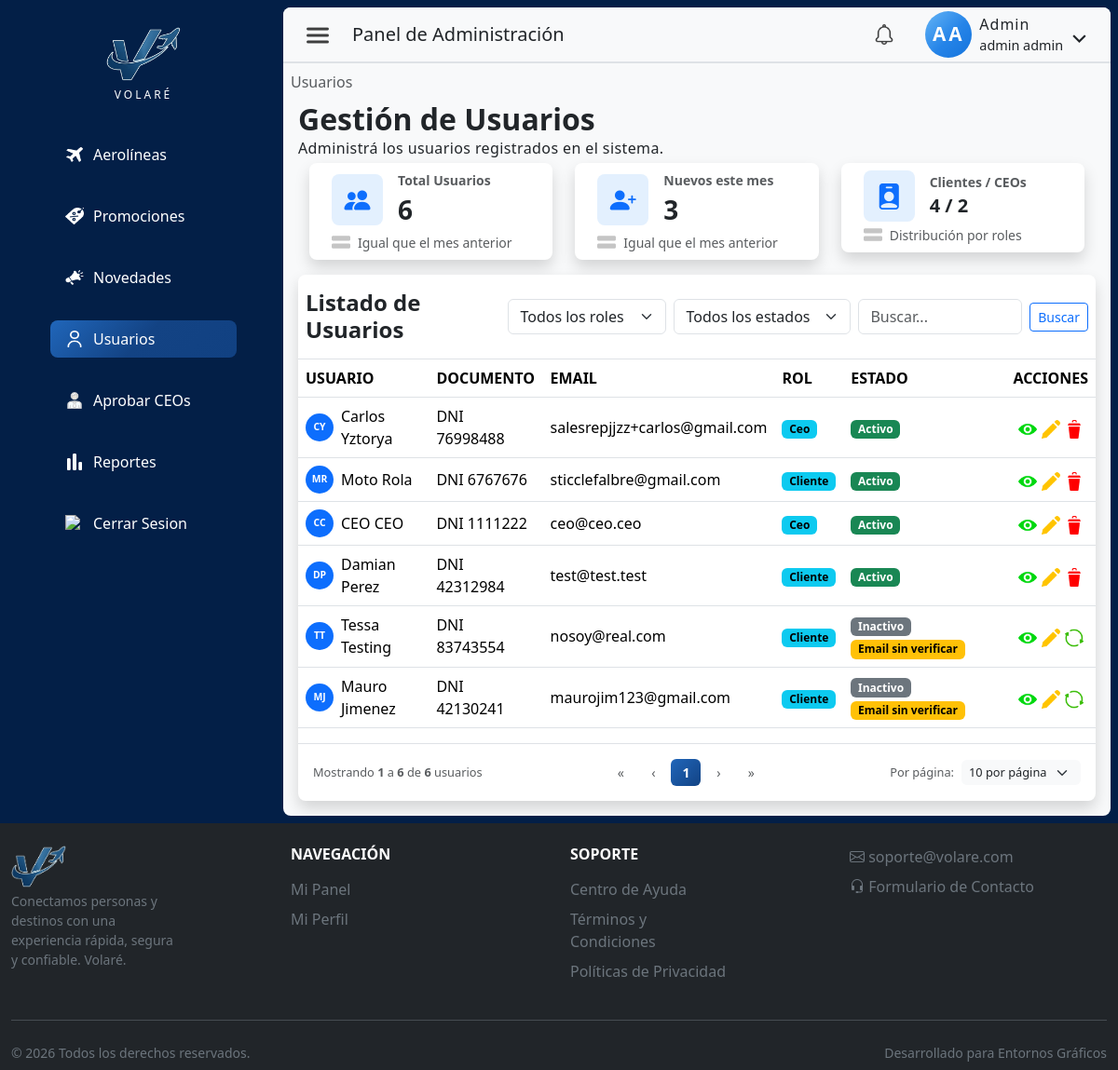
The app's page /index.php?pagina=usuarios&seccion=listado (signed in) with its own data.
### tables this page shows
CREATE TABLE `usuario` (
  `idUsuario` int NOT NULL AUTO_INCREMENT,
  `nombre` varchar(50) NOT NULL,
  `apellido` varchar(50) NOT NULL,
  `tipoDocumento` enum('DNI','pasaporte','lc','le') NOT NULL,
  `nroDocumento` varchar(50) NOT NULL,
  `contrasena` varchar(255) NOT NULL,
  `email` varchar(255) NOT NULL,
  `telefono` varchar(45) NOT NULL,
  `fechaNacimiento` date NOT NULL,
  `rol` enum('cliente','ceo','admin') NOT NULL DEFAULT 'cliente',
  `activo` tinyint NOT NULL DEFAULT '0',
  `emailVerificado` tinyint NOT NULL DEFAULT '0',
  `fecha_hora_autorizacion` datetime DEFAULT NULL,
  `tokenVerificacion` varchar(64) DEFAULT NULL,
  `idAerolinea` int DEFAULT NULL,
  `fechaCreacion` datetime NOT NULL DEFAULT CURRENT_TIMESTAMP,
  `notificacion_vista` tinyint(1) DEFAULT '0',
  PRIMARY KEY (`idUsuario`),
  UNIQUE KEY `uk_documento` (`tipoDocumento`,`nroDocumento`),
  UNIQUE KEY `email_UNIQUE` (`email`),
  UNIQUE KEY `idUsuario_UNIQUE` (`idUsuario`),
  UNIQUE KEY `nroDocumento_UNIQUE` (`nroDocumento`),
  KEY `fk_usuario_1_idx` (`idAerolinea`),
  CONSTRAINT `fk_usuario_1` FOREIGN KEY (`idAerolinea`) REFERENCES `aerolinea` (`idAerolinea`)
);

### src/views/admin/usuarioListado.php (the view, shortened to what the rows shown need)
<?php
require_once __DIR__ . '/../../controllers/UsuarioController.php';
$ctrl = new UsuarioController($link);
$porPaginaPermitidos = [5, 10, 25, 50];
$pagina       = max(1, (int)($_GET['pag'] ?? 1));
$porPaginaRaw = (int)($_GET['porPagina'] ?? 10);
$porPagina    = in_array($porPaginaRaw, $porPaginaPermitidos) ? $porPaginaRaw : 10;
$busqueda = trim($_GET['busqueda'] ?? '');
$estado   = in_array($_GET['estado'] ?? '', ['1', '0', 'sin-verificar'], true)
    ? $_GET['estado']
    : '';
$rol      = in_array($_GET['rol'] ?? '', ['cliente', 'ceo'], true)
    ? $_GET['rol']
    : '';
$resultado    = $ctrl->listarUsuariosPaginado($pagina, $porPagina, $estado, $busqueda, $rol);
$usuarios     = $resultado['data'] ?? [];
?>
<div>
    <div class="contForm col-12 d-flex flex-column p-2 admin-content h-100">
        <h2 class="m-0 p-0 fs-2 fw-bold">Gestión de Usuarios</h2>
        <div class="d-flex flex-column gap-2">
            <div class="table-responsive bg-white shadow rounded-3 pt-3 tablaContenedor">
                <table class="table table-hover align-middle border-top mt-2 tabla-usuarios">
                    <thead>
                        <tr>
                            <th scope="col" class="fw-bold">USUARIO</th>
                            <th scope="col" class="fw-bold d-none d-md-table-cell">DOCUMENTO</th>
                            <th scope="col" class="fw-bold">EMAIL</th>
                            <th scope="col" class="fw-bold d-none d-sm-table-cell">ROL</th>
                            <th scope="col" class="fw-bold d-none d-sm-table-cell">ESTADO</th>
                            <th scope="col" class="text-center fw-bold">ACCIONES</th>
                        </tr>
                    </thead>
                    <tbody id="usuarioTableBody">
                        <?php if (empty($usuarios)): ?>
                            <tr>
                                <td colspan="6" class="text-center py-4 text-muted">
                                    No hay usuarios registrados todavía.
                                </td>
                            </tr>
                        <?php else:
                            foreach ($usuarios as $u): ?>
                            <tr class="fila-tabla" data-id="<?= $u['idUsuario'] ?>" style="cursor:pointer;">
                                <td>
                                    <div class="d-flex align-items-center gap-2">
                                        <div class="rounded-circle bg-primary d-flex align-items-center justify-content-center" style="width:30px; height:30px; flex-shrink:0;">
                                            <span class="text-white fw-bold text-uppercase" style="font-size:0.65rem;">
                                                <?= htmlspecialchars(substr($u['nombre'], 0, 1) . substr($u['apellido'], 0, 1)) ?>
                                            </span>
                                        </div>
                                        <span class="fw-medium"><?= htmlspecialchars($u['nombre'] . ' ' . $u['apellido']) ?></span>
                                    </div>
                                </td>
                                <td class="d-none d-md-table-cell"><?= htmlspecialchars($u['tipoDocumento'] . ' ' . $u['nroDocumento']) ?></td>
                                <td><?= htmlspecialchars($u['email']) ?></td>
                                <td class="d-none d-sm-table-cell">
                                    <span class="badge text-bg-info text-capitalize"><?= htmlspecialchars($u['rol']) ?></span>
                                </td>
                                <td class="d-none d-sm-table-cell">
                                    <?php if ($u['activo']): ?>
                                        <span class="badge text-bg-success">Activo</span>
                                    <?php else: ?>
                                        <span class="badge text-bg-secondary">Inactivo</span>
                                    <?php endif; ?>
                                    <?php if (empty($u['emailVerificado'])): ?>
                                        <span class="badge text-bg-warning d-inline-block mt-1" title="El email todavía no fue verificado">Email sin verificar</span>
                                    <?php endif; ?>
                                </td>
                                <td>
                                    <div class="d-flex justify-content-evenly w-100 align-items-center">
                                        <a
                                            href="<?= url('index.php?pagina=usuario&seccion=detalle&id=' . $u['idUsuario']) ?>"
                                            class="p-0 text-start bg-transparent border-0 btn-ver-detalle"
                                            title="Ver Detalle"
                                        >
                                            <img src="<?= url('public/img/icons/readTabla.png') ?>" class="img-fluid btn-tabla" alt="icono ver detalle">
                                        </a>
                                        <a
                                            href="<?= url('index.php?pagina=usuario&seccion=editar&id=' . $u['idUsuario']) ?>"
                                            class="p-0 text-start bg-transparent border-0"
                                            title="Editar Usuario"
                                        >
                                            <img src="<?= url('public/img/icons/lapiz-editar.png') ?>" class="img-fluid btn-tabla" alt="icono editar usuario">
                                        </a>
                                        <button
                                            type="button"
                                            class="p-0 text-start bg-transparent border-0 btn-toggle-estado"
                                            data-id="<?= $u['idUsuario'] ?>"
                                            data-activo="<?= $u['activo'] ?>"
                                            data-nombre="<?= htmlspecialchars($u['nombre'] . ' ' . $u['apellido']) ?>"
                                            title="<?= $u['activo'] ? 'Desactivar Usuario' : 'Activar Usuario' ?>"
                                        >
                                            <img src="<?= url($u['activo'] ? 'public/img/icons/trash.png' : 'public/img/icons/redo.png') ?>" class="img-fluid btn-tabla" alt="<?= $u['activo'] ? 'desactivar' : 'activar' ?>">
                                        </button>
                                    </div>
                                </td>
                            </tr>
                            <?php endforeach; ?>
                        <?php endif; ?>
                    </tbody>
                </table>
            </div>
        </div>
    </div>
</div>

### records on screen
usuario: nombre+apellido "CY", nombre+apellido "Carlos Yztorya", tipoDocumento+nroDocumento "DNI 76998488", email "salesrepjjzz+carlos@gmail.com", rol "Ceo", activo "Activo"
usuario: nombre+apellido "MR", nombre+apellido "Moto Rola", tipoDocumento+nroDocumento "DNI 6767676", email "sticclefalbre@gmail.com", rol "Cliente", activo "Activo"
usuario: nombre+apellido "CC", nombre+apellido "CEO CEO", tipoDocumento+nroDocumento "DNI 1111222", email "ceo@ceo.ceo", rol "Ceo", activo "Activo"
usuario: nombre+apellido "DP", nombre+apellido "Damian Perez", tipoDocumento+nroDocumento "DNI 42312984", email "test@test.test", rol "Cliente", activo "Activo"
usuario: nombre+apellido "TT", nombre+apellido "Tessa Testing", tipoDocumento+nroDocumento "DNI 83743554", email "nosoy@real.com", rol "Cliente", activo "Inactivo", emailVerificado "Email sin verificar"
usuario: nombre+apellido "MJ", nombre+apellido "Mauro Jimenez", tipoDocumento+nroDocumento "DNI 42130241", email "maurojim123@gmail.com", rol "Cliente", activo "Inactivo", emailVerificado "Email sin verificar"

### other values on screen
$link['label'] "Aerolíneas"
$link['label'] "Promociones"
$link['label'] "Novedades"
$link['label'] "Usuarios"
$link['label'] "Aprobar CEOs"
$link['label'] "Reportes"
$rol "Admin"
$usuario['nombre'] "admin"
$usuario['apellido'] "admin"
$stats['total'] "6"
$flechaTexto "Igual que el mes anterior"
$stats['nuevosEsteMes'] "3"
$stats['clientes'] "4"
$stats['ceos'] "2"
$desde "1"
